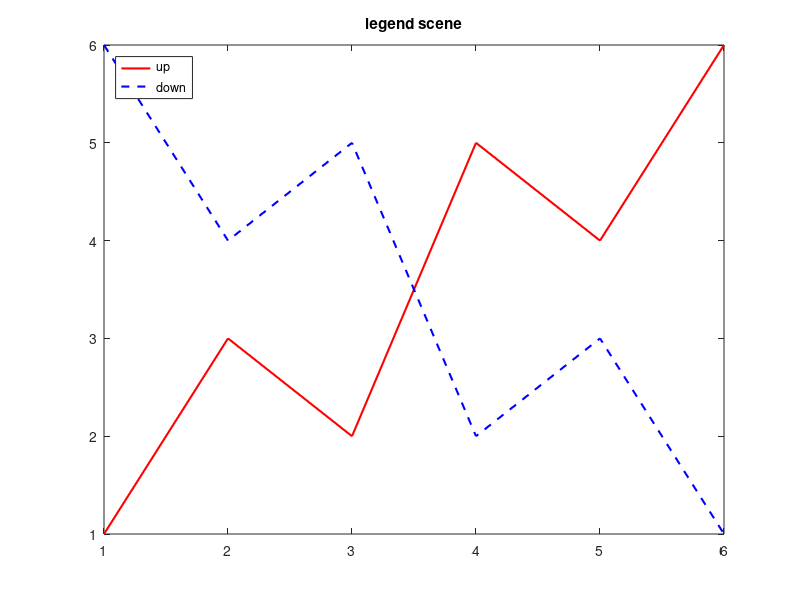

This chart was generated by the following MATLAB code: (Note: this script raises an error after producing the figure.)
%=============================================================================
% Copyright (c) 2016-present Allan CORNET (Nelson)
%=============================================================================
% This file is part of Nelson.
%=============================================================================
% LICENCE_BLOCK_BEGIN
% SPDX-License-Identifier: LGPL-3.0-or-later
% LICENCE_BLOCK_END
%=============================================================================
% <--ADV-CLI MODE-->
%=============================================================================

close all;
%=============================================================================
f = figure('Visible', 'on', 'Position', [100 100 560 420], 'Color', [1 1 1]);
axes('Parent', f);
plot(1:6, [1 3 2 5 4 6], 'r-', 'LineWidth', 1.5);
hold('on');
plot(1:6, [6 4 5 2 3 1], 'b--', 'LineWidth', 1.5);
legend({'up', 'down'}, 'Location', 'northwest');
title('legend scene');
drawnow();
%=============================================================================
asserts.istrue(isgraphics(f, 'figure'));
asserts.isequal(f.Type, 'figure');
asserts.isequal(char(f.Visible), 'on');
asserts.isequal(f.Color, [1 1 1]);
axesHandles = findobj(f, 'Type', 'axes');
asserts.isequal(numel(axesHandles), 1);
for k = 1:numel(axesHandles)
  asserts.isequal(axesHandles(k).Type, 'axes');
  asserts.isequal(axesHandles(k).Parent, f);
end
lineObjects = findobj(f, 'Type', 'line');
asserts.isequal(numel(lineObjects), 2);
asserts.istrue(all(isgraphics(lineObjects, 'line')));
for k = 1:numel(lineObjects)
  asserts.isequal(lineObjects(k).Type, 'line');
end
legendObjects = findobj(f, 'Type', 'legend');
asserts.isequal(numel(legendObjects), 1);
asserts.istrue(all(isgraphics(legendObjects, 'legend')));
for k = 1:numel(legendObjects)
  asserts.isequal(legendObjects(k).Type, 'legend');
end
lgd = findobj(f, 'Type', 'legend'); asserts.istrue(isgraphics(lgd, 'legend'));
close(f);
close all;
%=============================================================================
